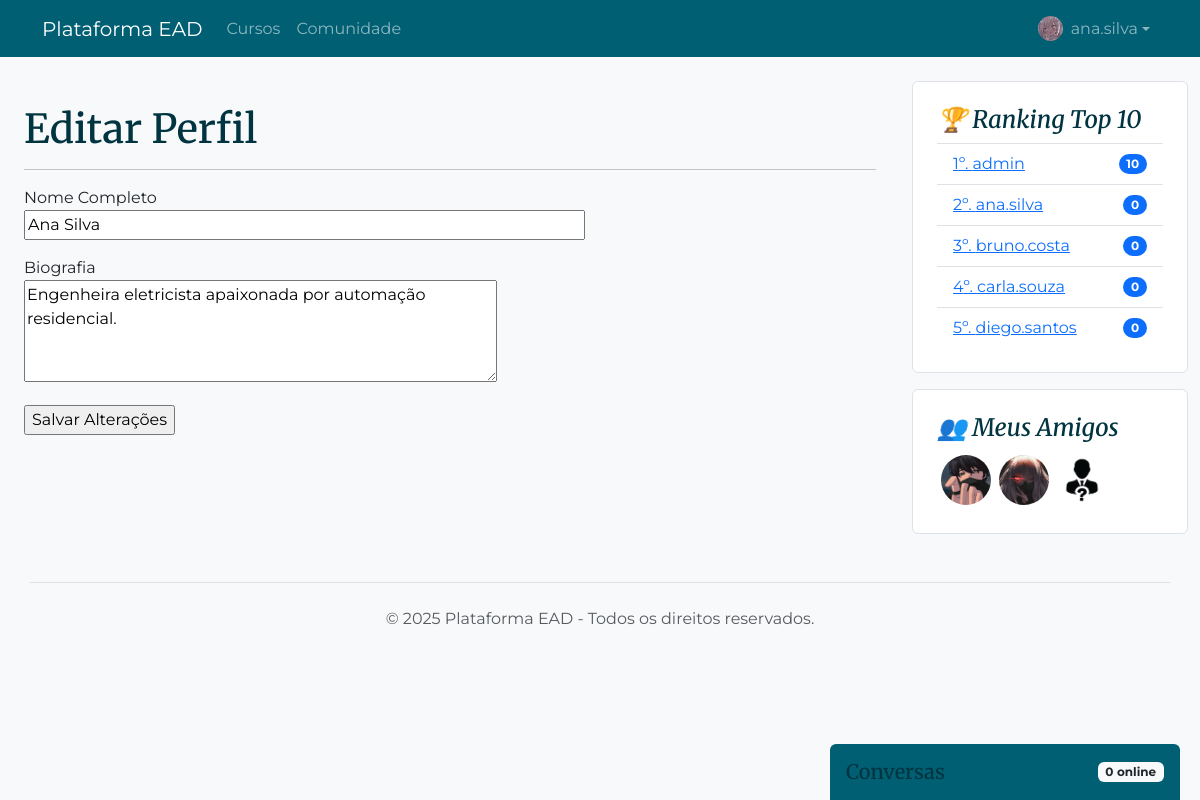
The app's page /perfil/editar (signed in) with its own data.
### app/models.py (models this page shows, shortened)
class User(UserMixin, db.Model):
    __tablename__ = 'users'
    id = db.Column(db.Integer, primary_key=True)
    username = db.Column(db.String(80), unique=True, nullable=False)
    email = db.Column(db.String(120), unique=True, nullable=False)
    password_hash = db.Column(db.String(256), nullable=False)
    created_at = db.Column(db.DateTime, default=datetime.utcnow)
    full_name = db.Column(db.String(120), nullable=True)
    score = db.Column(db.Integer, server_default='0', nullable=False)
    bio = db.Column(db.Text, nullable=True)
    profile_picture = db.Column(db.String(255), nullable=False, server_default='default.jpg')
    is_admin = db.Column(db.Boolean, server_default='f', nullable=False)
    last_seen = db.Column(db.DateTime, default=datetime.utcnow)
    confirmed = db.Column(db.Boolean, nullable=False, default=False)
    completed_lessons = db.relationship('Lesson', secondary=lesson_completions,
                                        lazy='subquery',
                                        backref=db.backref('completed_by_users', lazy=True))
    ratings = db.relationship('CourseRating', backref='user', lazy='dynamic')
    enrollments = db.relationship('Enrollment', back_populates='user', lazy='dynamic', cascade="all, delete-orphan")
    def get_friends(self):
        friends = []
        sent_requests = Friendship.query.filter_by(requester_id=self.id, status='accepted').all()
        for req in sent_requests:
            friends.append(req.addressee)
        received_requests = Friendship.query.filter_by(addressee_id=self.id, status='accepted').all()
        for req in received_requests:
            friends.append(req.requester)
        return friends
    def is_online(self):
        if self.last_seen:
            time_difference = datetime.utcnow() - self.last_seen
            return time_difference < timedelta(minutes=5)
        return False

### app/main/routes.py (the view, shortened to what this page needs)
@main.route('/perfil/editar', methods=['GET', 'POST'])
@login_required
def editar_perfil():
    form = EditProfileForm()
    form.full_name.data = current_user.full_name
    form.bio.data = current_user.bio
    return render_template('main/edit_profile.html', form=form)

### app/main/forms.py
class EditProfileForm(FlaskForm):
    full_name = StringField('Nome Completo', validators=[Length(0, 120)])
    bio = TextAreaField('Biografia', validators=[Length(0, 500)])
    submit = SubmitField('Salvar Alterações')

### app/main/routes.py (called while the page is built)
@main.before_app_request
def before_request():
    if current_user.is_authenticated:
        current_user.last_seen = datetime.utcnow()
        db.session.commit()
        if not current_user.confirmed \
                and request.blueprint != 'auth' \
                and request.endpoint != 'static':
            flash('Por favor, confirme sua conta para acessar esta página.', 'warning')
            return redirect(url_for('auth.resend_confirmation'))

@main.app_context_processor
def inject_unread_counts():
    if current_user.is_authenticated:
        unread_counts = db.session.query(
            User.username, func.count(PrivateMessage.id)
        ).join(
            PrivateMessage, User.id == PrivateMessage.sender_id
        ).filter(
            PrivateMessage.recipient_id == current_user.id,
            PrivateMessage.read == False
        ).group_by(User.username).all()
        unread_dict = {username: count for username, count in unread_counts}
        return dict(unread_counts=unread_dict)
    return dict(unread_counts={})

@main.app_context_processor
def inject_friends():
    if current_user.is_authenticated:
        friends = current_user.get_friends()
        return dict(friends_list=friends)
    return dict(friends_list=[])

@main.app_context_processor
def inject_ranking():
    top_users = User.query.order_by(User.score.desc()).limit(10).all()
    return dict(ranking_users=top_users)

### app/models.py (called while the page is built)
@login_manager.user_loader
def load_user(user_id):
    return User.query.get(int(user_id))

### app/templates/main/edit_profile.html (shortened to what this page needs)
{% extends "base.html" %}
{% block content %}
    <h1>Editar Perfil</h1>
    <hr>
    <form action="" method="post" novalidate>
        <p>
            {{ form.full_name.label }}<br>
            {{ form.full_name(size=60) }}<br>
        </p>
        <p>
            {{ form.bio.label }}<br>
            {{ form.bio(cols=50, rows=4) }}<br>
        </p>
        <p>{{ form.submit() }}</p>
    </form>
{% endblock %}

### app/templates/base.html (shortened to what this page needs)
<!DOCTYPE html>
<html lang="pt-br" data-bs-theme="light">
<head>
    <link href="https://cdn.jsdelivr.net/npm/bootstrap@5.3.3/dist/css/bootstrap.min.css" rel="stylesheet">
    <link rel="stylesheet" href="https://cdn.jsdelivr.net/npm/bootstrap-icons@1.11.3/font/bootstrap-icons.min.css">
</head>
<body>
{% block navbar %}
<nav class="navbar navbar-expand-lg navbar-dark">
    <div class="container">
        <a class="navbar-brand" href="{{ url_for('main.dashboard') if current_user.is_authenticated else url_for('main.landing_page') }}">Plataforma EAD</a>
        <div class="collapse navbar-collapse" id="navbarNav">
            <ul class="navbar-nav me-auto mb-2 mb-lg-0">
                <li class="nav-item"><a class="nav-link" href="{{ url_for('main.pagina_cursos') }}">Cursos</a></li>
                <li class="nav-item"><a class="nav-link" href="{{ url_for('main.pagina_usuarios') }}">Comunidade</a></li>
            </ul>
            <ul class="navbar-nav">
                {% if current_user.is_authenticated %}
                    <li class="nav-item dropdown">
                        <a class="nav-link dropdown-toggle d-flex align-items-center" href="#" id="navbarDropdown" role="button" data-bs-toggle="dropdown" aria-expanded="false">
                            <img src="{{ url_for('static', filename='profile_pics/' + current_user.profile_picture) }}" alt=" " class="rounded-circle" style="width: 25px; height: 25px; object-fit: cover; margin-right: 8px;">
                            {{ current_user.username }}
                        </a>
                    </li>
                {% else %}
                    <li class="nav-item"><a class="nav-link" href="{{ url_for('auth.pagina_login') }}">Login</a></li>
                    <li class="nav-item"><a class="nav-link" href="{{ url_for('auth.pagina_cadastro') }}">Cadastro</a></li>
                {% endif %}
            </ul>
        </div>
    </div>
</nav>
{% endblock navbar %}
{% block layout %}
<div class="container-fluid pt-4">
    <div class="row">
        {% set main_content_class = 'col-md-9' %}
        <main class="{{ main_content_class }} px-md-4">
            <div class="pb-2 mb-3">
            </div>
            {% block content %}{% endblock %}
        </main>
        {% if main_content_class != 'col-md-12' %}
            <aside class="col-md-3">
                {% block sidebar %}
                    <div class="position-sticky" style="top: 2rem;">
                        <div class="p-4 mb-3 rounded card">
                            <h4 class="fst-italic">🏆 Ranking Top 10</h4>
                            <ul class="list-group list-group-flush">
                                {% for user in ranking_users %}
                                    <li class="list-group-item d-flex justify-content-between align-items-center">
                                        <a href="{{ url_for('main.pagina_perfil', username=user.username) }}">{{ loop.index }}º. {{ user.username }}</a>
                                        <span class="badge bg-primary rounded-pill">{{ user.score }}</span>
                                    </li>
                                {% else %}
                                    <li class="list-group-item">Ninguém pontou ainda.</li>
                                {% endfor %}
                            </ul>
                        </div>
                        <div class="p-4 rounded card">
                            <h4 class="fst-italic">👥 Meus Amigos</h4>
                            {% if friends_list %}
                                <div class="d-flex flex-wrap">
                                {% for friend in friends_list %}
                                    <a href="{{ url_for('main.pagina_perfil', username=friend.username) }}" title="{{ friend.username }}" class="{% if friend.is_online() %}online-indicator{% endif %}">
                                        <img src="{{ url_for('static', filename='profile_pics/' + friend.profile_picture) }}" class="rounded-circle m-1 profile-pic" alt="{{ friend.username }}" style="width: 50px; height: 50px; object-fit: cover;">
                                    </a>
                                {% endfor %}
                                </div>
                            {% else %}
                                <p class="text-muted small">Você ainda não tem amigos.</p>
                            {% endif %}
                        </div>
                    </div>
                {% endblock sidebar %}
            </aside>
        {% endif %}
    </div>
</div>
{% endblock layout %}
<footer class="container mt-5 py-4 border-top">
    <p class="text-center text-muted">&copy; 2025 Plataforma EAD - Todos os direitos reservados.</p>
</footer>
{% if current_user.is_authenticated %}
<div id="chat-container">
    <div id="chat-header" class="p-3 rounded-top d-flex justify-content-between align-items-center position-relative">
        <h5 class="mb-0" id="chat-title">Conversas</h5>
        <span id="online-users-count" class="badge bg-light text-dark">0 online</span>
    </div>
</div>
{% endif %}
</body>
</html>

### app/templates/base.html (style rules this page uses)
[data-bs-theme="light"] { --cor-primaria: #005f73; --cor-secundaria: #0a9396; --cor-fundo: #f8f9fa; --cor-fundo-card: #ffffff; --cor-texto: #212529; --cor-headings: #003440; --cor-borda: #dee2e6; --fonte-principal: 'Montserrat', sans-serif; --fonte-titulos: 'Merriweather', serif; }
body { background-color: var(--cor-fundo); font-family: var(--fonte-principal); color: var(--cor-texto); }
h1, h2, h3, h4, h5, h6, .display-5 { font-family: var(--fonte-titulos); color: var(--cor-headings); }
.navbar { background-color: var(--cor-primaria) !important; }
.card { background-color: var(--cor-fundo-card); border: 1px solid var(--cor-borda); }
#chat-container { position: fixed; bottom: 0; right: 20px; width: 350px; z-index: 1050; }
#chat-header { cursor: pointer; background-color: var(--cor-primaria); color: white; }

### records on screen
User: profile_picture (picture), username "ana.silva", full_name "Ana Silva", bio "Engenheira eletricista apaixonada por automação residencial.", score "0"
User: username "admin", score "10", profile_picture (placeholder picture)
User: username "bruno.costa", score "0", profile_picture (picture)
User: username "carla.souza", score "0", profile_picture (picture)
User: username "diego.santos", score "0"
